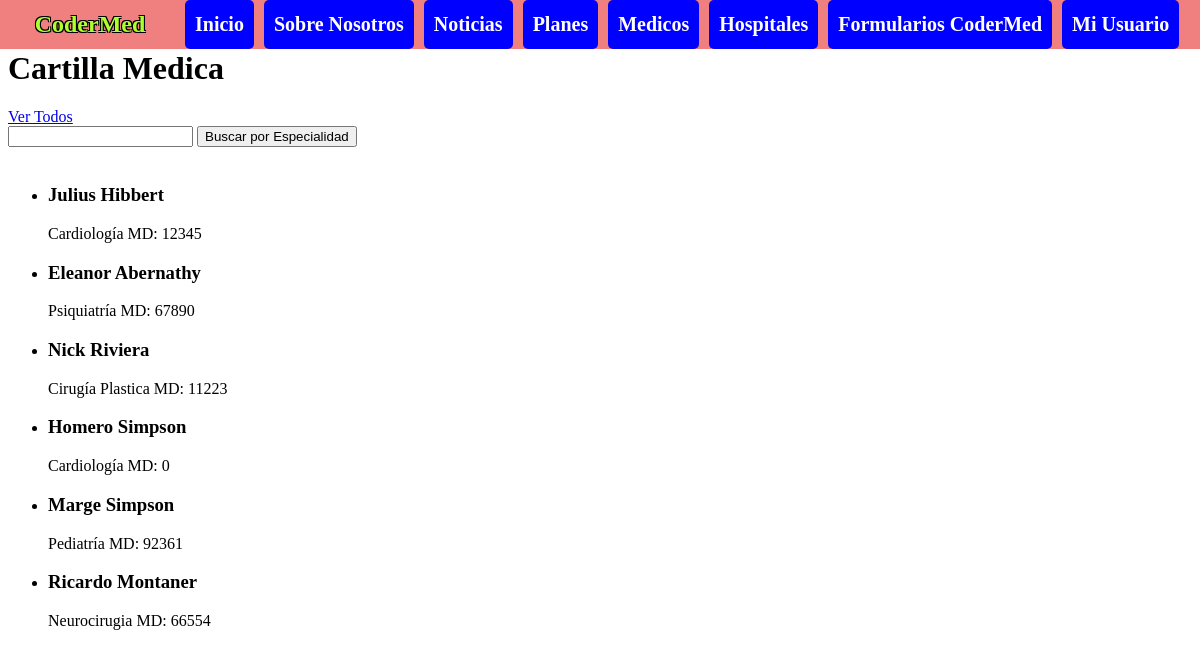
The page /os/cartilla/ (signed in) on the database its author committed.
### obra_social/models.py (models this page shows, shortened)
class Especialista(models.Model):
    nombre=models.CharField(max_length=100)
    apellido=models.CharField(max_length=100)
    especialidad=models.CharField(max_length=100)
    matricula=models.IntegerField()

### obra_social/views.py (the view)
# urls.py: path("cartilla/",lista_medicos, name="cartilla"),
def lista_medicos(request):
    contexto = {
        "medicos": Especialista.objects.all()
    }
    http_response = render(
        request=request,
        template_name='obra_social/cartilla.html',
        context=contexto
    )
    return http_response

### obra_social/templates/obra_social/cartilla.html (shortened to what this page needs)
{% extends "base.html" %}
{% block contenido %}
    <h1>Cartilla Medica</h1>
    <a href="{% url 'especialista' %}">Ver Todos</a>
    <br>
    <form action="{% url 'especialista' %}" method="post">
        <input type="text" name="busqueda" value="{{ busqueda_form }}">
        <input type="submit" value="Buscar por Especialidad">
    </form>
    <br>
    <ul>
        {% for medico in medicos %}
            <li>
                <h3>{{ medico.nombre }} {{ medico.apellido }}</h3>
                {{ medico.especialidad }}
                MD: {{ medico.matricula }}
            </li>
        {% endfor %}
    </ul>
{% endblock contenido %}

### rows shown on the page
Especialista: nombre "Julius", apellido "Hibbert", especialidad "Cardiología", matricula "12345"
Especialista: nombre "Eleanor", apellido "Abernathy", especialidad "Psiquiatría", matricula "67890"
Especialista: nombre "Nick", apellido "Riviera", especialidad "Cirugía Plastica", matricula "11223"
Especialista: nombre "Homero", apellido "Simpson", especialidad "Cardiología", matricula "0"
Especialista: nombre "Marge", apellido "Simpson", especialidad "Pediatría", matricula "92361"
Especialista: nombre "Ricardo", apellido "Montaner", especialidad "Neurocirugia", matricula "66554"
